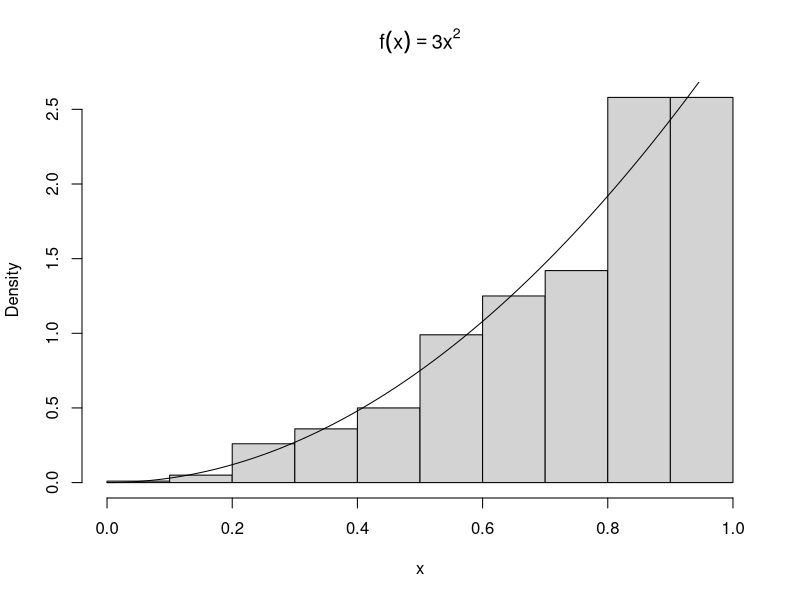
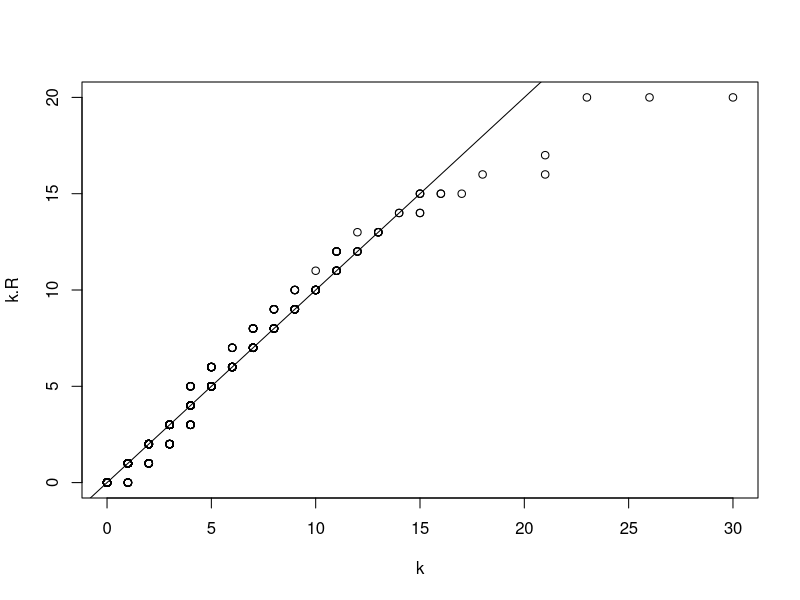
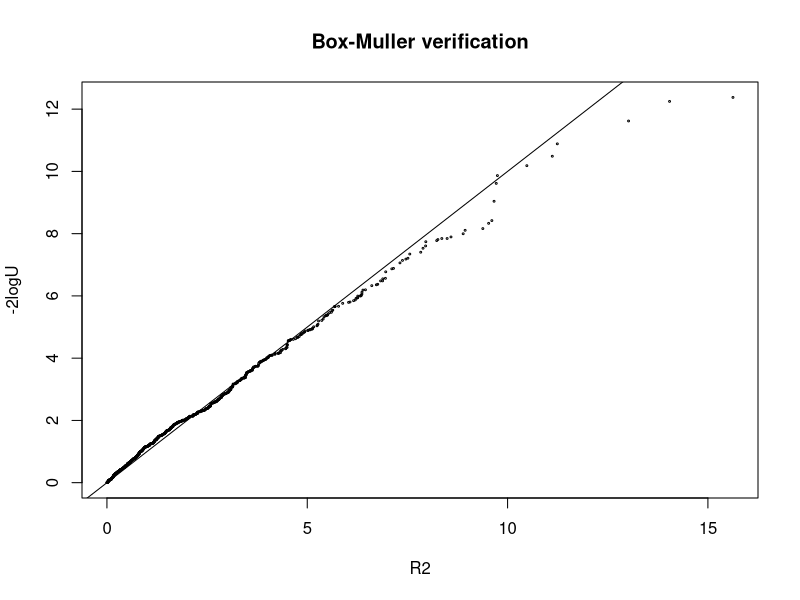
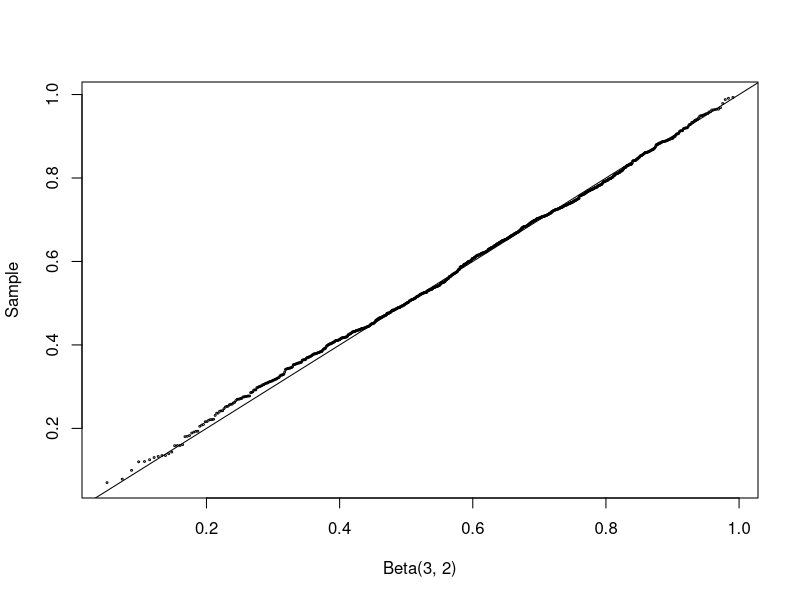
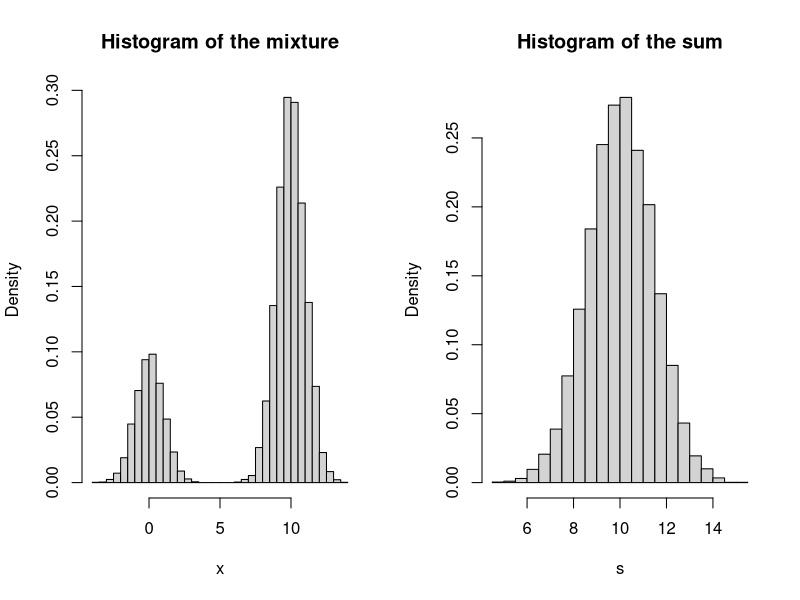
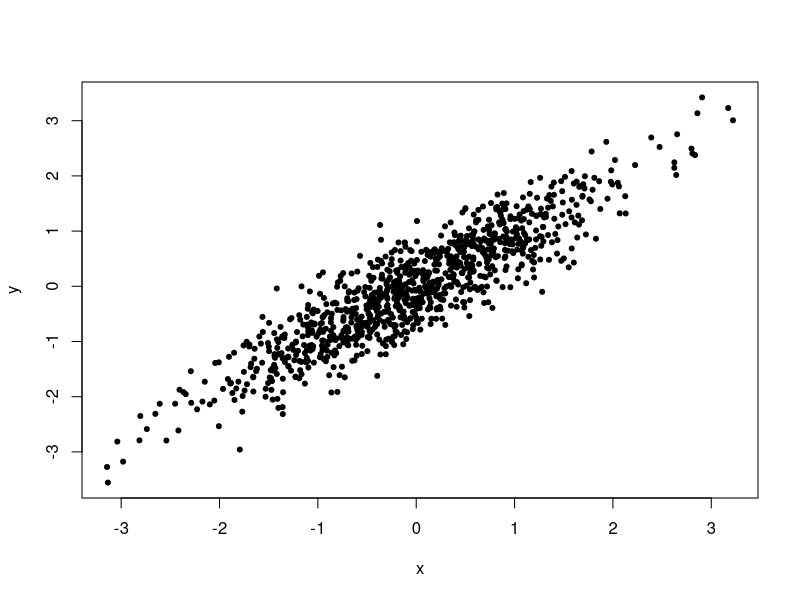

Generate these figures, in order, with R:
### Example 3.1

#toss some coins
sample(0:1, size = 10, replace = TRUE)

#choose some lottery numbers
sample(1:100, size = 6, replace = FALSE)

#permuation of letters a-z
sample(letters)

#sample from a multinomial distribution
x <- sample(1:3, size = 10000, replace = TRUE, prob = c(.2, .3, .5))
table(x)


### Example 3.2 (Inverse transform method, continuous case)

n <- 1000
u <- runif(n)
x <- u^(1/3)
hist(x, prob = TRUE, main = expression(f(x)==3*x^2)) #density histogram of sample
#hist(x, prob = TRUE, main = bquote(f(x)==3*x^2)) #density histogram of sample

y <- seq(0, 1, .01)
lines(y, 3*y^2)    #density curve f(x)


### Example 3.4 (Two point distribution)

n <- 100000
p <- 0.4
u <- runif(n)
x <- as.integer(u > 0.6)   #(u > 0.6) is a logical vector

mean(x) # p=0.4
var(x)  # p*(1-p)=0.24


y <- rbinom(n, 1, p)
mean(y)
var(y)

### Example 3.5 (Geometric distribution)

n <- 1000
p <- 0.25
u <- runif(n)
k <- ceiling(log(1-u) / log(1-p)) - 1

# more efficient
k <- floor(log(u) / log(1-p))

k.R = rgeom(n, prob = p)
qqplot(k, k.R)
abline(0,1)


### Example 3.7 (Acceptance-rejection method)

n <- 1000
k <- 0      #counter for accepted
j <- 0      #iterations
y <- numeric(n)

while (k < n) {
u <- runif(1)
j <- j + 1
x <- runif(1)  #random variate from g
if (x * (1-x) > u) {
    #we accept x
    k <- k + 1
    y[k] <- x
}
}

j

# change c to be 1.5
n <- 1000
k <- 0      #counter for accepted
j <- 0      #iterations
y <- numeric(n)

while (k < n) {
u <- runif(1)
j <- j + 1
x <- runif(1)  #random variate from g
if (4*x * (1-x) > u) {
#we accept x
k <- k + 1
y[k] <- x
}
}

j

#compare empirical and theoretical percentiles
p <- seq(.1, .9, .1)
Qhat <- quantile(y, p)   #quantiles of sample
Q <- qbeta(p, 2, 2)      #theoretical quantiles
# se <- sqrt(p * (1-p) / (n * dbeta(Q, 2, 2)^2)) #see Ch. 2
round(rbind(Qhat, Q), 3)


### Verification of the Box-Muller 
n=1000
z1=rnorm(n); z2=rnorm(n)
u=runif(n)

qqplot(z1^2+z2^2, -2*log(u), cex=0.25, xlab="R2", ylab="-2logU", main="Box-Muller verification")
abline(0, 1)


### Example 3.8 (Beta distribution)

n <- 1000
a <- 3
b <- 2
u <- rgamma(n, shape=a, rate=1)
v <- rgamma(n, shape=b, rate=1)
x <- u / (u + v)

q <- qbeta(ppoints(n), a, b)
qqplot(q, x, cex=0.25, xlab="Beta(3, 2)", ylab="Sample")
abline(0, 1)




### Example 3.10 (Chisquare)

n <- 10000
nu <- 2
X <- matrix(rnorm(n*nu), n, nu)^2 #matrix of sq. normals
#sum the squared normals across each row: 
#method 1
y <- rowSums(X)
#method 2
y <- apply(X, MARGIN=1, FUN=sum)  #a vector length n
mean(y)
var(y)

### Example (Convolutions and mixtures of normal dist)

n <- 10000
x1 <- rnorm(n, 0, 1)
x2 <- rnorm(n, 10, 1)
s <- x1 + x2              #the convolution
u <- runif(n)
k <- as.integer(u < 0.25)  #vector of 0's and 1's
x <- k * x1 + (1-k) * x2  #the mixture

par(mfcol=c(1,2))         #two graphs per page
hist(x, prob=TRUE, breaks = 30, main = "Histogram of the mixture")
hist(s, prob=TRUE, breaks = 30, main = "Histogram of the sum")
par(mfcol=c(1,1))         #restore display



### Example 3.16 (Spectral decomposition method)

# mean and covariance parameters
mu <- c(0, 0)
Sigma <- matrix(c(1, .9, .9, 1), nrow = 2, ncol = 2)

rmvn.eigen <- function(n, mu, Sigma) {
# generate n random vectors from MVN(mu, Sigma)
# dimension is inferred from mu and Sigma
d <- length(mu)
ev <- eigen(Sigma, symmetric = TRUE)
lambda <- ev$values
V <- ev$vectors
R <- V %*% diag(sqrt(lambda)) %*% t(V)
Z <- matrix(rnorm(n*d), nrow = n, ncol = d)
X <- Z %*% R + matrix(mu, n, d, byrow = TRUE)
X
}

# generate the sample
X <- rmvn.eigen(1000, mu, Sigma)

plot(X, xlab = "x", ylab = "y", pch = 20)
print(colMeans(X))
print(cor(X))


### Example 3.17 (SVD method)

rmvn.svd <- function(n, mu, Sigma) {
# generate n random vectors from MVN(mu, Sigma)
# dimension is inferred from mu and Sigma
d <- length(mu)
S <- svd(Sigma)
R <- S$u %*% diag(sqrt(S$d)) %*% t(S$v) #sq. root Sigma
Z <- matrix(rnorm(n*d), nrow=n, ncol=d)
X <- Z %*% R + matrix(mu, n, d, byrow=TRUE)
X
}


### Example 3.18 (Choleski factorization method)

rmvn.Choleski <-
function(n, mu, Sigma) {
# generate n random vectors from MVN(mu, Sigma)
# dimension is inferred from mu and Sigma
d <- length(mu)
Q <- chol(Sigma) # Choleski factorization of Sigma
Z <- matrix(rnorm(n*d), nrow=n, ncol=d)
X <- Z %*% Q + matrix(mu, n, d, byrow=TRUE)
X
}



### Example 3.19 (Comparing performance of MVN generators)

library(MASS)
library(mvtnorm)
n <- 100          #sample size
d <- 30           #dimension
N <- 2000         #iterations
mu <- numeric(d)

set.seed(100)
st.eigen = system.time(for (i in 1:N)
    rmvn.eigen(n, mu, cov(matrix(rnorm(n*d), n, d))))
set.seed(100)
st.svd = system.time(for (i in 1:N)
    rmvn.svd(n, mu, cov(matrix(rnorm(n*d), n, d))))
set.seed(100)
st.chol = system.time(for (i in 1:N)
    rmvn.Choleski(n, mu, cov(matrix(rnorm(n*d), n, d))))
set.seed(100)
st.mvrnorm = system.time(for (i in 1:N)
    mvrnorm(n, mu, cov(matrix(rnorm(n*d), n, d))))
set.seed(100)
st.rmvnorm = system.time(for (i in 1:N)
    rmvnorm(n, mu, cov(matrix(rnorm(n*d), n, d))))

timing = list(eigen = st.eigen, svd = st.svd, chol = st.chol, 
              mvrnorm = st.mvrnorm, rmvnorm = st.rmvnorm)
timing

detach(package:MASS)
detach(package:mvtnorm)